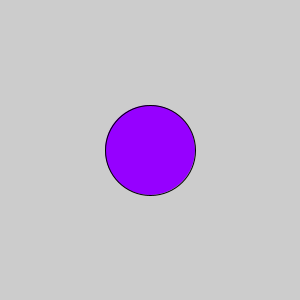
Frame 1 (no input)
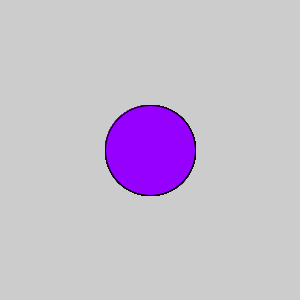
Frame 60 (the mouse pressed at the canvas centre just before this capture)
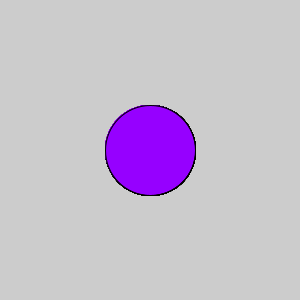
Frame 120 (the mouse held since frame 60 and released just before this capture)

The Processing sketch that drew these frames (run headless with seeded random() and noise(); from frame 60 on, the mouse is pressed at the canvas centre):

// Processing sketch: Task1_processing2
// ── Task1_processing2.pde
void setup() {
  size(300,300);
}

void draw() {
  println(mouseX + "" + mouseY);
  fill(150,0,255);
  ellipse(width/2,height/2,90,90);
  
  
}
